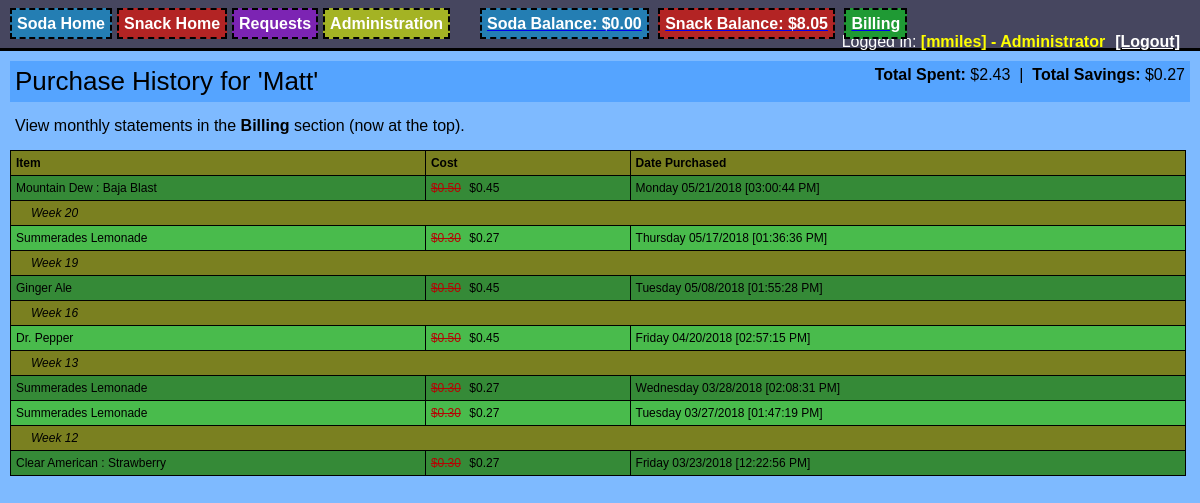
Page /purchase_history.php?type=Soda (signed in) on the committed database.
### tables this page shows
CREATE TABLE "Purchase_History" (
	`ID`	INTEGER PRIMARY KEY AUTOINCREMENT UNIQUE,
	`UserID`	INTEGER NOT NULL,
	`ItemID`	INTEGER NOT NULL,
	`Cost`	REAL,
	`Date`	TEXT,
	`DiscountCost`	REAL,
	`CashOnly`	INTEGER,
	`DailyAmountID`	INTEGER
);

CREATE TABLE "Item" (
	`ID`	integer PRIMARY KEY AUTOINCREMENT,
	`Name`	text,
	`Date`	text,
	`ChartColor`	text,
	`TotalCans`	integer,
	`BackstockQuantity`	integer,
	`ShelfQuantity`	integer,
	`Price`	real,
	`TotalIncome`	real,
	`TotalExpenses`	real,
	`DateModifed`	text,
	`DateModified`	text,
	`ModifyType`	text,
	`Retired`	INTEGER DEFAULT 0,
	`ImageURL`	TEXT,
	`ThumbURL`	TEXT,
	`UnitName`	TEXT,
	`Type`	TEXT,
	`DiscountPrice`	REAL,
	`Hidden`	INTEGER DEFAULT 0
, OutOfStock Integer, OutOfStockDate Text, OutOfStockReporter Text, UnitNamePlural TEXT);

### Mobile_Detect.php (called while the page is built, shortened)
<?php
class Mobile_Detect
{
    protected $userAgent = null;
    protected $httpHeaders = array();
    protected $detectionType = self::DETECTION_TYPE_MOBILE;
    protected static $mobileHeaders = array(
            'HTTP_ACCEPT'                  => array('matches' => array(
                                                                        'application/x-obml2d',
                                                                        'application/vnd.rim.html',
                                                                        'text/vnd.wap.wml',
                                                                        'application/vnd.wap.xhtml+xml'
                                            )),
            'HTTP_X_WAP_PROFILE'           => null,
            'HTTP_X_WAP_CLIENTID'          => null,
            'HTTP_WAP_CONNECTION'          => null,
            'HTTP_PROFILE'                 => null,
            'HTTP_X_OPERAMINI_PHONE_UA'    => null,
            'HTTP_X_NOKIA_GATEWAY_ID'      => null,
            'HTTP_X_ORANGE_ID'             => null,
            'HTTP_X_VODAFONE_3GPDPCONTEXT' => null,
            'HTTP_X_HUAWEI_USERID'         => null,
            'HTTP_UA_OS'                   => null,
            'HTTP_X_MOBILE_GATEWAY'        => null,
            'HTTP_X_ATT_DEVICEID'          => null,
            'HTTP_UA_CPU'                  => array('matches' => array('ARM')),
    );
    protected static $operatingSystems = array(
        'AndroidOS'         => 'Android',
        'BlackBerryOS'      => 'blackberry|\bBB10\b|rim tablet os',
        'PalmOS'            => 'PalmOS|avantgo|blazer|elaine|hiptop|palm|plucker|xiino',
        'SymbianOS'         => 'Symbian|SymbOS|Series60|Series40|SYB-[0-9]+|\bS60\b',
        'WindowsMobileOS'   => 'Windows CE.*(PPC|Smartphone|Mobile|[0-9]{3}x[0-9]{3})|Window Mobile|Windows Phone [0-9.]+|WCE;',
        'WindowsPhoneOS'   => 'Windows Phone 10.0|Windows Phone 8.1|Windows Phone 8.0|Windows Phone OS|XBLWP7|ZuneWP7|Windows NT 6.[23]; ARM;',
        'iOS'               => '\biPhone.*Mobile|\biPod|\biPad',
        'MeeGoOS'           => 'MeeGo',
        'MaemoOS'           => 'Maemo',
        'JavaOS'            => 'J2ME/|\bMIDP\b|\bCLDC\b',
        'webOS'             => 'webOS|hpwOS',
        'badaOS'            => '\bBada\b',
        'BREWOS'            => 'BREW',
    );
    protected static $browsers = array(
        'Chrome'          => '\bCrMo\b|CriOS|Android.*Chrome/[.0-9]* (Mobile)?',
        'Dolfin'          => '\bDolfin\b',
        'Opera'           => 'Opera.*Mini|Opera.*Mobi|Android.*Opera|Mobile.*OPR/[0-9.]+|Coast/[0-9.]+',
        'Skyfire'         => 'Skyfire',
        'Edge'             => 'Mobile Safari/[.0-9]* Edge',
        'IE'              => 'IEMobile|MSIEMobile',
        'Firefox'         => 'fennec|firefox.*maemo|(Mobile|Tablet).*Firefox|Firefox.*Mobile|FxiOS',
        'Bolt'            => 'bolt',
        'TeaShark'        => 'teashark',
        'Blazer'          => 'Blazer',
        'Safari'          => 'Version.*Mobile.*Safari|Safari.*Mobile|MobileSafari',
        'UCBrowser'       => 'UC.*Browser|UCWEB',
        'baiduboxapp'     => 'baiduboxapp',
        'baidubrowser'    => 'baidubrowser',
        'DiigoBrowser'    => 'DiigoBrowser',
        'Puffin'            => 'Puffin',
        'Mercury'          => '\bMercury\b',
        'ObigoBrowser' => 'Obigo',
        'NetFront' => 'NF-Browser',
        'GenericBrowser'  => 'NokiaBrowser|OviBrowser|OneBrowser|TwonkyBeamBrowser|SEMC.*Browser|FlyFlow|Minimo|NetFront|Novarra-Vision|MQQBrowser|MicroMessenger',
        'PaleMoon'        => 'Android.*PaleMoon|Mobile.*PaleMoon',
    );
    protected static $uaHttpHeaders = array(
        'HTTP_USER_AGENT',
        'HTTP_X_OPERAMINI_PHONE_UA',
        'HTTP_X_DEVICE_USER_AGENT',
        'HTTP_X_ORIGINAL_USER_AGENT',
        'HTTP_X_SKYFIRE_PHONE',
        'HTTP_X_BOLT_PHONE_UA',
        'HTTP_DEVICE_STOCK_UA',
        'HTTP_X_UCBROWSER_DEVICE_UA'
    );
    public function setHttpHeaders($httpHeaders = null)
    {
        if (!is_array($httpHeaders) || !count($httpHeaders)) {
            $httpHeaders = $_SERVER;
        }
        $this->httpHeaders = array();
        foreach ($httpHeaders as $key => $value) {
            if (substr($key, 0, 5) === 'HTTP_') {
                $this->httpHeaders[$key] = $value;
            }
        }
    }
    public function getMobileHeaders()
    {
        return self::$mobileHeaders;
    }
    public function getUaHttpHeaders()
    {
        return self::$uaHttpHeaders;
    }
    public function setCfHeaders($cfHeaders = null) {
        $response = false;
        return $response;
    }
    public function setUserAgent($userAgent = null)
    {
        if (false === empty($userAgent)) {
            return $this->userAgent = $userAgent;
        } else {
            $this->userAgent = null;
            foreach ($this->getUaHttpHeaders() as $altHeader) {
                if (false === empty($this->httpHeaders[$altHeader])) {
                    $this->userAgent .= $this->httpHeaders[$altHeader] . " ";
                }
            }
            if (!empty($this->userAgent)) {
                return $this->userAgent = trim($this->userAgent);
            }
        }
        return $this->userAgent = null;
    }
    public function getUserAgent()
    {
        return $this->userAgent;
    }
    public function setDetectionType($type = null)
    {
        $this->detectionType = $type;
    }
    public static function getMobileDetectionRules()
    {
        static $rules;
        if (!$rules) {
            $rules = array_merge(
                self::$phoneDevices,
                self::$tabletDevices,
                self::$operatingSystems,
                self::$browsers
            );
        }
        return $rules;
    }
    public function getRules()
    {
        if ($this->detectionType == self::DETECTION_TYPE_EXTENDED) {
            return self::getMobileDetectionRulesExtended();
        } else {
            return self::getMobileDetectionRules();
        }
    }
    public function checkHttpHeadersForMobile()
    {
        foreach ($this->getMobileHeaders() as $mobileHeader => $matchType) {
            if (isset($this->httpHeaders[$mobileHeader])) {
                if (is_array($matchType['matches'])) {
                    return false;
                } else {
                    return true;
                }
            }
        }
        return false;
    }
    protected function matchDetectionRulesAgainstUA($userAgent = null)
    {
        return false;
    }
    public function isMobile($userAgent = null, $httpHeaders = null)
    {
        if ($this->checkHttpHeadersForMobile()) {
            return true;
        } else {
            return $this->matchDetectionRulesAgainstUA();
        }
    }
    public function match($regex, $userAgent = null)
    {
        $match = (bool) preg_match(sprintf('#%s#is', $regex), (false === empty($userAgent) ? $userAgent : $this->userAgent), $matches);
        return $match;
    }
}

### purchase_history.php (the view, shortened to what this page needs)
<head>
<?php
    $db = new SQLite3("db/item.db");
    include("foodstock_functions.php");
    $isLoggedInAdmin = IsAdminLoggedIn();
    require_once 'Mobile_Detect.php';
    $detect = new Mobile_Detect;
    $device_type = ($detect->isMobile() ? ($detect->isTablet() ? 'tablet' : 'phone') : 'computer');
    $isMobile = $device_type == 'phone';
?>
<link rel="stylesheet" type="text/css" href="colorPicker.css"/>
<link rel="stylesheet" type="text/css" href="css/style.css"/>
<link rel="stylesheet" href="//code.jquery.com/ui/1.11.2/themes/smoothness/jquery-ui.css">
</head>
<?php
    if( $isMobile ) {
        echo "<body class='soda_body' style='display:inline-table;'>";
    } else {
        echo "<body class='soda_body'>";
    }
    include("login_bar.php");
    $itemType = $_GET['type'];
    if( $isLoggedInAdmin && isset($_GET['userid'] ) && isset($_GET['name'] )  ) {
        $userID = $_GET['userid'];
        $name = $_GET['name'];
    } else {
        $userID = $_SESSION['UserID'];
        $name = $_SESSION['FirstName'];
    }
    echo "<div class='soda_popout'  style='margin:10px; padding:5px;'><span style='font-size:26px;'>Purchase History for '$name'</span> <span style='font-size:0.8em;'></span>";
    $totalSavings = 0.0;
    $totalBalance = 0.0;
    $results = $db->query("SELECT p.Cost, p.DiscountCost FROM Purchase_History p JOIN Item i on p.itemID = i.ID WHERE p.UserID = $userID AND i.Type='$itemType'");
    while ($row = $results->fetchArray()) {
        if( $row['DiscountCost'] != "" ) {
            $totalSavings += ($row['Cost'] - $row['DiscountCost']);
            $totalBalance += $row['DiscountCost'];
        } else {
            $totalBalance += $row['Cost'];
        }
    }
    echo  "<span style='float:right;'><b>Total Spent:</b> $". number_format($totalBalance,2) . "&nbsp;&nbsp;|&nbsp;&nbsp;<b>Total Savings:</b> $" . number_format($totalSavings, 2) . "</span>";
    echo "</div>";
    echo "<div style='margin:10px; padding:5px;'>";
    echo "View monthly statements in the <b>Billing</b> section (now at the top).";
    echo "</div>";
    echo "<div id='restock_all'>";
    echo "<table style='font-size:12; border-collapse:collapse; margin:10px; width:98%'>";
    echo "<thead><tr class='table_header'>";
    echo "<th style='padding:5px; border:1px #000 solid;' align='left'>Item</th>";
    echo "<th style='padding:5px; border:1px #000 solid;' align='left'>Cost</th>";
    echo "<th style='padding:5px; border:1px #000 solid;' align='left'>Date Purchased</th>";
    echo "</tr></thead>";
    $rowClass = "odd";
    $results = $db->query("SELECT i.Name, p.Cost, p.DiscountCost, p.Date, p.UserID, p.CashOnly FROM Purchase_History p JOIN Item i on p.itemID = i.ID WHERE p.UserID = $userID AND i.Type='$itemType' ORDER BY p.Date DESC");
    $currentWeek = "";
    while ($row = $results->fetchArray()) {
        $date_object = DateTime::createFromFormat('Y-m-d H:i:s', $row['Date']);
        $weekOfPurchase = $date_object->format('W');
        if( $currentWeek == "" ) {
            $currentWeek = $weekOfPurchase;
        } else {
            if( $currentWeek != $weekOfPurchase ) {
                echo "<tr>";
                echo "<td style='padding:5px; font-style:italic; padding-left: 20px; border:1px #000 solid; background-color:#7a8020;' colspan='3'>";
                echo "Week " . $weekOfPurchase;
                echo "</td>";
                echo "</tr>";
                $currentWeek = $weekOfPurchase;
            }
        }
        echo "<tr class='$rowClass'>";
        echo "<td style='padding:5px; border:1px #000 solid;'>" . $row['Name'] . "</td>";
        $costDisplay = "";
        if( $row['DiscountCost'] != "" ) {
            $costDisplay = "<span class='red_price'>$" . number_format($row['Cost'], 2) . "</span> $" . number_format($row['DiscountCost'],2);
        } else {
            $costDisplay = "$" . number_format($row['Cost'], 2);
        }
        echo "<td style='padding:5px; border:1px #000 solid;'>" . $costDisplay ."</td>";
        echo "<td style='padding:5px; border:1px #000 solid;'>" . $date_object->format('l m/d/Y  [h:i:s A]') . "</td>";
        echo "</tr>";
        if( $rowClass == "odd" ) { $rowClass = "even"; } else { $rowClass = "odd"; }
    }
        echo "</table>";
    echo "</div>";
?>
</body>

### css/style.css (style rules this page uses)
body { font-family: Helvetica, Arial, Sans-Serif; margin:0 auto; width:100%; height:100%; padding:0; background-color:#7EBAFF; }
.soda_body { background-color:#7EBAFF; }
.soda_popout { background-color: #55a4ff; }
.table_header { background-color: #7a8020; font-weight:bold; }
.odd { background-color: #358a37; }
.even { background-color: #49bb4c; }
.red_price { color:#b50505; text-decoration:line-through; margin-right:5px; }

### rows in the picture
purchase_history: ItemID.Name "Mountain Dew : Baja Blast", Cost "0.50", DiscountCost "0.45", Date "Monday 05/21/2018 [03:00:44 PM]"
purchase_history: Date "20", ItemID.Name "Summerades Lemonade", Cost "0.30", DiscountCost "0.27", Date "Thursday 05/17/2018 [01:36:36 PM]"
purchase_history: Date "19", ItemID.Name "Ginger Ale", Cost "0.50", DiscountCost "0.45", Date "Tuesday 05/08/2018 [01:55:28 PM]"
purchase_history: Date "16", ItemID.Name "Dr. Pepper", Cost "0.50", DiscountCost "0.45", Date "Friday 04/20/2018 [02:57:15 PM]"
purchase_history: Date "13", ItemID.Name "Summerades Lemonade", Cost "0.30", DiscountCost "0.27", Date "Wednesday 03/28/2018 [02:08:31 PM]"
purchase_history: ItemID.Name "Summerades Lemonade", Cost "0.30", DiscountCost "0.27", Date "Tuesday 03/27/2018 [01:47:19 PM]"
purchase_history: Date "12", ItemID.Name "Clear American : Strawberry", Cost "0.30", DiscountCost "0.27", Date "Friday 03/23/2018 [12:22:56 PM]"

### other values in the picture
$_SESSION['SodaBalance'] "0.00"
$_SESSION['SnackBalance'] "8.05"
$_SESSION['UserName'] "mmiles"
$name "Matt"
$totalBalance "2.43"
$totalSavings "0.27"
